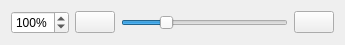
<?xml version="1.0" encoding="UTF-8"?>
<ui version="4.0">
 <class>ZoomWidget</class>
 <widget class="QWidget" name="ZoomWidget">
  <property name="geometry">
   <rect>
    <x>0</x>
    <y>0</y>
    <width>345</width>
    <height>42</height>
   </rect>
  </property>
  <property name="sizePolicy">
   <sizepolicy hsizetype="Fixed" vsizetype="Fixed">
    <horstretch>0</horstretch>
    <verstretch>0</verstretch>
   </sizepolicy>
  </property>
  <property name="windowTitle">
   <string>Form</string>
  </property>
  <layout class="QHBoxLayout" name="horizontalLayout">
   <item>
    <widget class="QSpinBox" name="zoomSpinBox">
     <property name="suffix">
      <string>%</string>
     </property>
     <property name="minimum">
      <number>10</number>
     </property>
     <property name="maximum">
      <number>400</number>
     </property>
     <property name="value">
      <number>100</number>
     </property>
    </widget>
   </item>
   <item>
    <widget class="QPushButton" name="zoomOutButton">
     <property name="text">
      <string/>
     </property>
     <property name="icon">
      <iconset resource="view_prototype.qrc">
       <normaloff>:/icon/images/zoom_out.png</normaloff>:/icon/images/zoom_out.png</iconset>
     </property>
    </widget>
   </item>
   <item>
    <widget class="QSlider" name="zoomHorizontalSlider">
     <property name="maximum">
      <number>400</number>
     </property>
     <property name="sliderPosition">
      <number>100</number>
     </property>
     <property name="tracking">
      <bool>false</bool>
     </property>
     <property name="orientation">
      <enum>Qt::Horizontal</enum>
     </property>
     <property name="tickPosition">
      <enum>QSlider::NoTicks</enum>
     </property>
    </widget>
   </item>
   <item>
    <widget class="QPushButton" name="zoomInButton">
     <property name="text">
      <string/>
     </property>
     <property name="icon">
      <iconset resource="view_prototype.qrc">
       <normaloff>:/icon/images/zoom_in.png</normaloff>:/icon/images/zoom_in.png</iconset>
     </property>
    </widget>
   </item>
  </layout>
 </widget>
 <resources>
  <include location="view_prototype.qrc"/>
 </resources>
 <connections/>
</ui>
